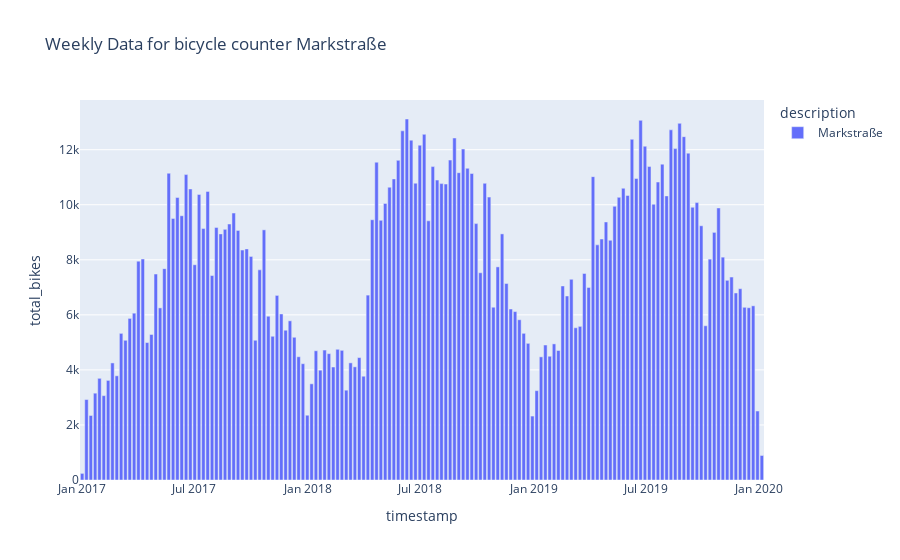

Write notebook code for a chart like this one.
### Code cell
fig = px.bar(barchart_df[barchart_df.station_short == barchart_object.location_id], x="timestamp", y="total_bikes", color="description", title=barchart_title)
fig.update_traces(hovertemplate=barchart_object.hovertext)
fig.show()

### Figure 1 — Plotly figure (JSON) as saved in the notebook; plotly's stock layout.template omitted (floating-point values rounded to 4 significant figures; data arrays with more than 128 entries replaced by an {"elided": "..."} marker saying what was removed)
{"data": [{"alignmentgroup": "True", "hovertemplate": "Week: %{x|%b %d, %Y}<br>Total Bikes: %{y}", "legendgroup": "Markstraße", "marker": {"color": "#636efa"}, "name": "Markstraße", "offsetgroup": "Markstraße", "orientation": "v", "showlegend": true, "textposition": "auto", "type": "bar", "x": {"elided": "158 str values"}, "xaxis": "x", "y": {"elided": "158 int values"}, "yaxis": "y"}], "layout": {"barmode": "relative", "legend": {"title": {"text": "description"}, "tracegroupgap": 0}, "title": {"text": "Weekly Data for bicycle counter Markstraße"}, "xaxis": {"anchor": "y", "domain": [0, 1], "title": {"text": "timestamp"}}, "yaxis": {"anchor": "x", "domain": [0, 1], "title": {"text": "total_bikes"}}}}
